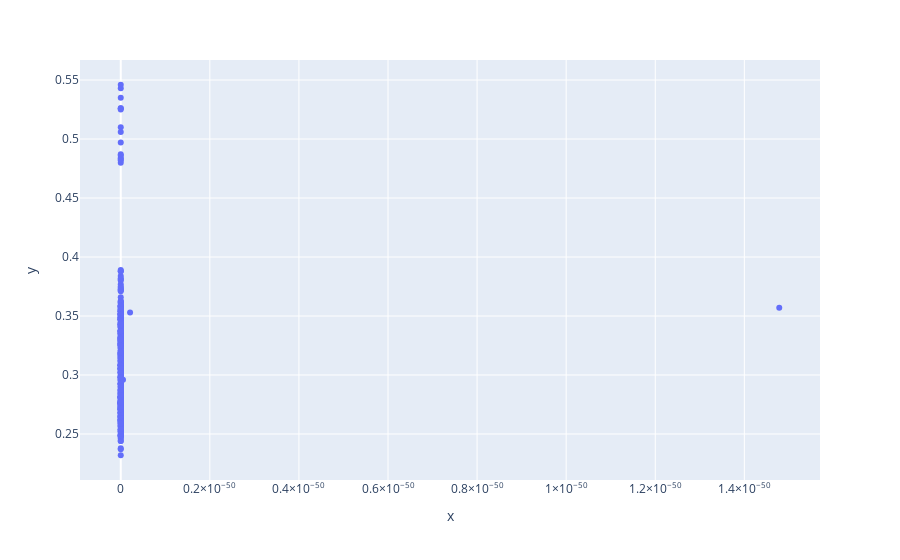

Source (notebook cell):
### Code cell
import plotly.express as px

px.scatter(x=np.array(predictions), y=y)

### Figure 1 — Plotly figure (JSON) as saved in the notebook; plotly's stock layout.template omitted (floating-point values rounded to 4 significant figures; data arrays with more than 128 entries replaced by an {"elided": "..."} marker saying what was removed)
{"data": [{"hovertemplate": "x=%{x}<br>y=%{y}<extra></extra>", "legendgroup": "", "marker": {"color": "#636efa", "symbol": "circle"}, "mode": "markers", "name": "", "orientation": "v", "showlegend": false, "type": "scatter", "x": {"elided": "400 float values"}, "xaxis": "x", "y": {"elided": "400 float values"}, "yaxis": "y"}], "layout": {"legend": {"tracegroupgap": 0}, "margin": {"t": 60}, "xaxis": {"anchor": "y", "domain": [0, 1], "title": {"text": "x"}}, "yaxis": {"anchor": "x", "domain": [0, 1], "title": {"text": "y"}}}}
